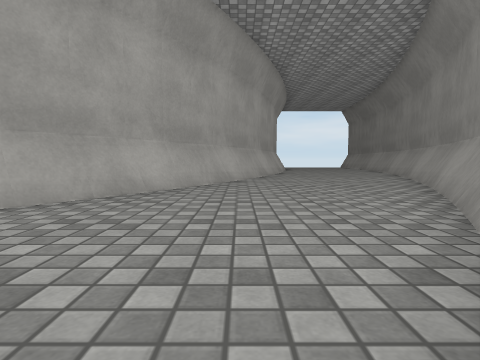
view 1 (above)

17 first-person views from a walk through a 3-D level made in the Unity game engine. The camera is 0.51 m above the floor, tilts 4° down and sees 80° across. The floor is counted in squares, 1 m on a side. Each view is taken from the middle of a square. On the plan, view 1 faces up. The plan holds only what a view shows up to about 9 squares ahead; the rest is blank. Surface patterns are stand-ins for the level's own textures.

view 2
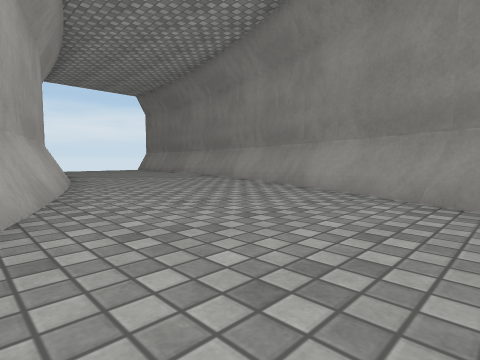

view 3
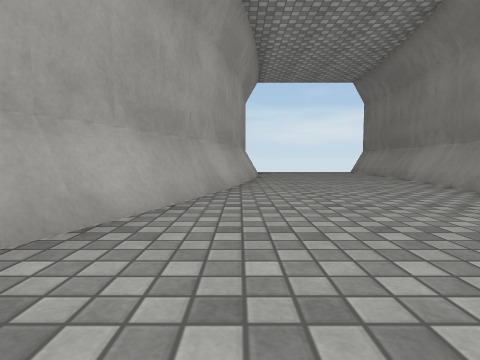

view 4
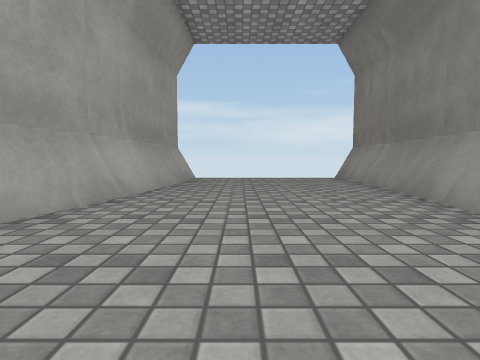

view 5
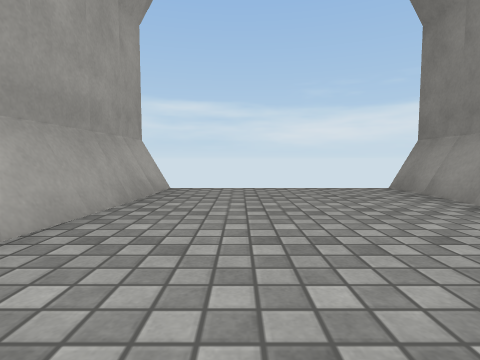

view 6
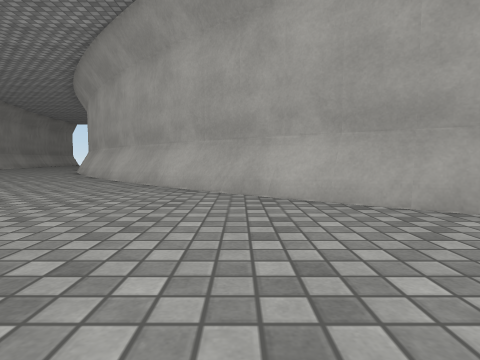

view 7
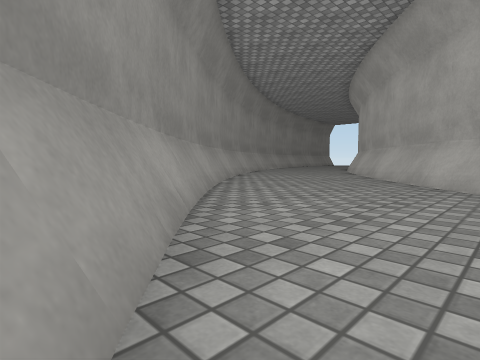

view 8
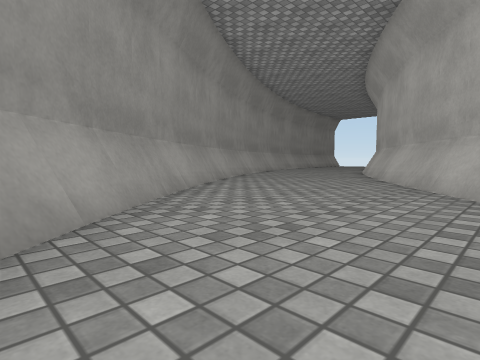

view 9
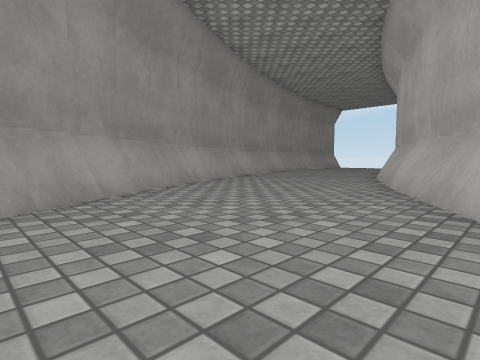

view 10
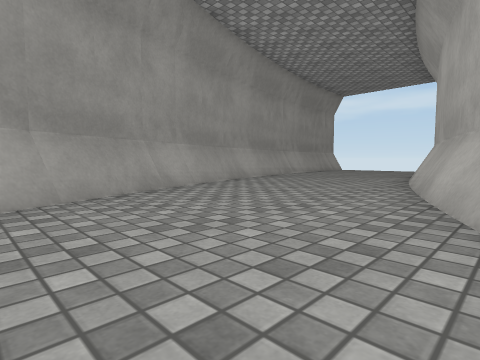

view 11
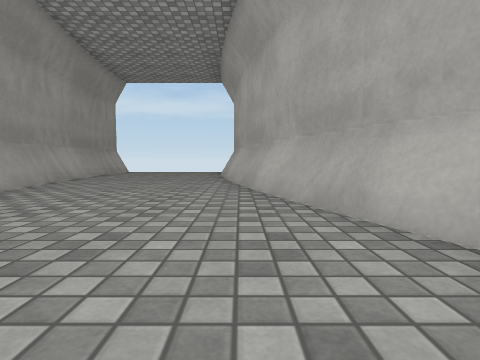

view 12
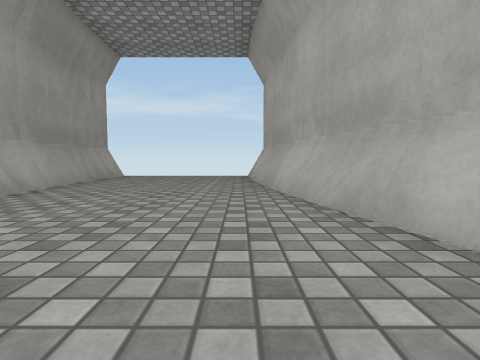

view 13
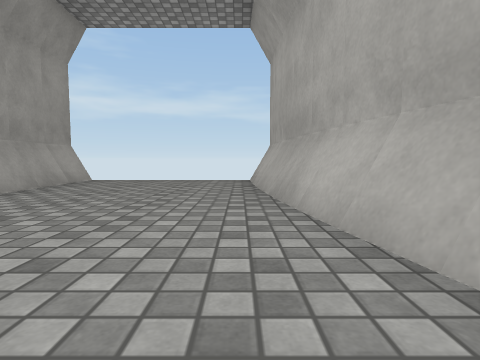

view 14
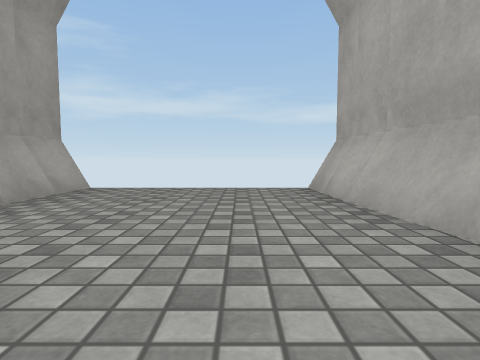

view 15
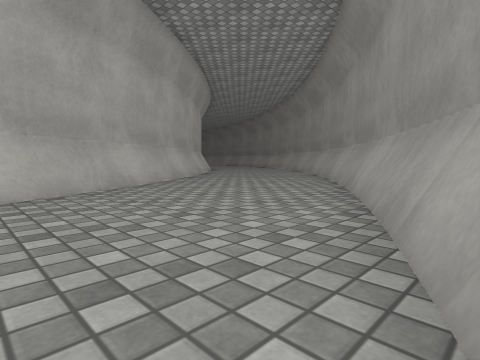

view 16
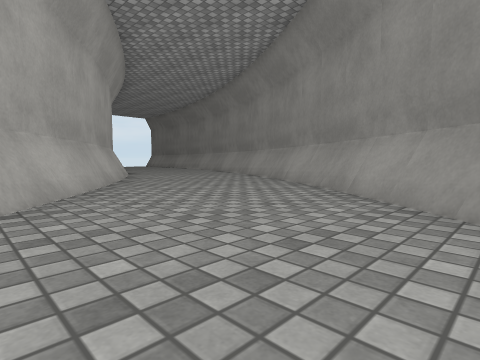

view 17
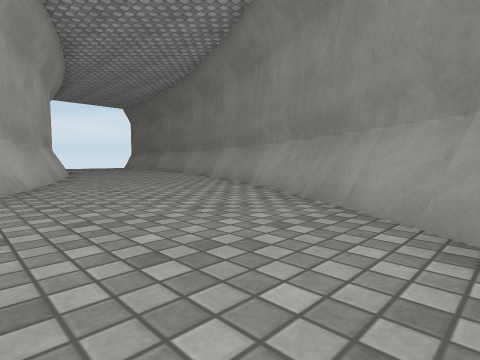

### Floor plan
Points are (right, up) in squares from view 1. A wall is a line through its corners. A room is listed if a view was taken in it or the views show most of it. See-through windows are left out.
Room 1 (views 1, 2, 3, 4, 5, 6, 7, 8, 9, 10, 11, 12, 13, 14, 15, 16, 17)
walls: (-5.4, 0.1) (-8.3, -2.6); (-3.5, 2.3) (-5.4, -0.1); (-8.6, -2.7) (-10.8, -4.2); (-9.2, -3.5) (-13.6, -6); (-5.6, -6.3) (-2.1, -3.1); (-5.8, -6.7) (-2, -3.3) (1.2, 0.5); (0.9, 0.6) (3.2, 4.1); (1.1, 0.5) (3.3, 3.9); (-10.7, -4.3) (-13.7, -5.8); (-8.3, -8.1) (-5.7, -6.4); (-8.3, -8.3) (-5.6, -6.6); (-0.9, 6.2) (-4.2, 1.2); (-0.6, 6.1) (-3.1, 2.4); (3.1, 4) (5.3, 8.6); (3.3, 3.8) (5.5, 8.4); (-13.6, -5.8) (-17.7, -7.4); (-0.1, 7.8) (-1, 6.1); (0.1, 7.7) (-0.8, 6); (4.5, 7.3) (5.7, 10.4); (5.2, 8.4) (6.2, 11.3); (-14.5, -11.2) (-8.7, -8.4); (-17.6, -7.4) (-21.8, -8.3); (-14.5, -11.5) (-8.1, -8.3); (1.4, 11.7) (-0.2, 7.6); (-18.3, -7.8) (-21.9, -8.5); (1.5, 12.5) (1.3, 11.6); (6.1, 11.2) (6.8, 16.3); (-17.4, -12) (-14.5, -11.1); (-17.3, -12.2) (-14.5, -11.3); (2.2, 14.1) (1.6, 11.5); (1.8, 14.3) (1.6, 13.4); (6.4, 12.1) (7.3, 18.2); (2.1, 15.8) (2, 15); (-21.7, -8.4) (-24.5, -8.7); (-21.8, -8.2) (-25.3, -8.4); (2.2, 15.9) (1.7, 12.4); (-21.4, -12.9) (-18.2, -12.5); (6.8, 16.1) (6.9, 19.3); (2.6, 18.4) (2.2, 14); (7, 16.2) (7.2, 19.3); (2.4, 19.3) (2.2, 15.8); (-25.2, -12.9) (-21.3, -12.7) (-17.3, -12.1); (-25.2, -13.2) (-21.2, -12.9)
low walls: (-5.2, -0.1) (-8.4, -3.1); (-2.1, -3.2) (1, 0.7); (-8.5, -2.9) (-9.3, -3.5); (-3, 2.5) (-5.3, -0.3); (-9.4, -3.9) (-12.7, -5.7); (-6.8, -7) (-4.3, -5); (-13.5, -6.1) (-17.6, -7.6); (1.6, 11.6) (0, 7.5); (5.6, 10.4) (6.3, 13.4); (-19.4, -12.3) (-17.5, -11.9); (-24.3, -8.6) (-25.3, -8.6); (2.6, 19.3) (2.6, 18.3)
ways out: gap at (-25, -13); gap at (-25, -8); gap at (2, 19); gap at (7, 19)

Where each view was taken, in squares from view 1:
view 1: 0 up, 0 right, facing up
view 2: 5 up, 0 right, facing up-right
view 3: 7 up, 2 right, facing up
view 4: 11 up, 4 right, facing up
view 5: 14 up, 4 right, facing up
view 6: 2 up, 1 right, facing left
view 7: 0 up, 0 right, facing down-left
view 8: 2 down, 3 left, facing down-left
view 9: 4 down, 7 left, facing down-left
view 10: 6 down, 11 left, facing down-left
view 11: 8 down, 13 left, facing left
view 12: 9 down, 16 left, facing left
view 13: 9 down, 18 left, facing left
view 14: 10 down, 20 left, facing left
view 15: 10 down, 13 left, facing up-right
view 16: 2 down, 4 left, facing up-right
view 17: 1 up, 1 left, facing up-right
